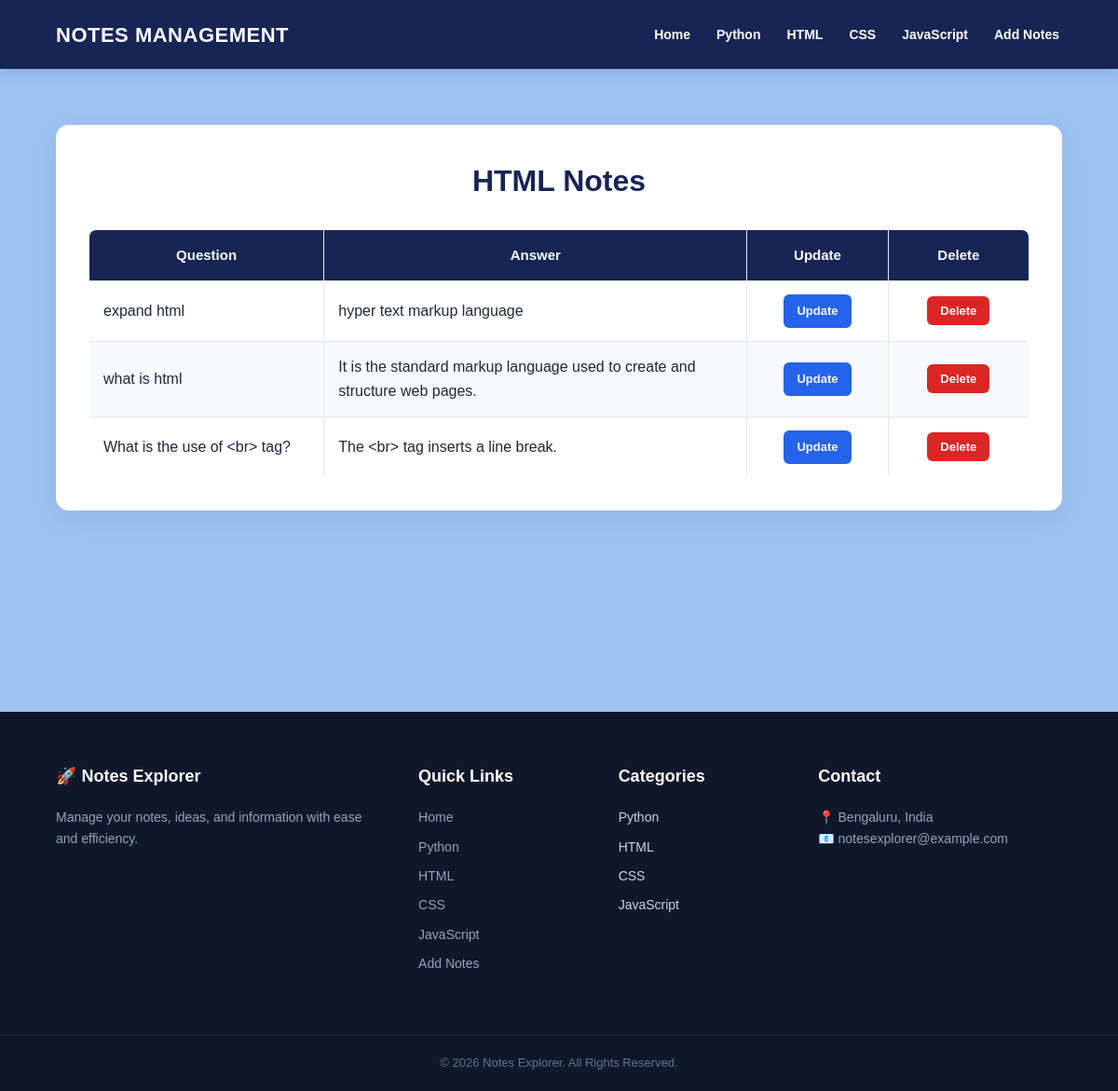
Page /notes_app/html/ on the committed database.
### notes_app/models.py (models this page shows, shortened)
class html(models.Model):
    question=models.CharField(max_length=200)
    answer=models.CharField(max_length=200)

### notes_app/views.py (the view)
# urls.py: path('html/', views.html_view, name='html'),
def html_view(request):
    a = HtmlNotes.objects.all()
    return render(request, 'html_notes.html', {'aa': a})

### templates/html_notes.html (shortened to what this page needs)
{% extends 'index.html' %}
{% block content %}
<section class="notes-section">
    <h2>HTML Notes</h2>
    <div class="table-container">
        <table>
            <thead>
                <tr>
                    <th>Question</th>
                    <th>Answer</th>
                    <th>Update</th>
                    <th>Delete</th>
                </tr>
            </thead>
            <tbody>
                {% for i in aa %}
                <tr>
                    <td>{{ i.question }}</td>
                    <td>{{ i.answer }}</td>
                    <td>
                        <a href="{% url 'update_html' i.pk %}">
                            Update
                        </a>
                    </td>
                    <td>
                        <form method="POST"
                              action="{% url 'delete_html' i.pk %}">
                            <button type="submit">
                                Delete
                            </button>
                        </form>
                    </td>
                </tr>
                {% empty %}
                <tr>
                    <td colspan="4">
                        No HTML notes found.
                    </td>
                </tr>
                {% endfor %}
            </tbody>
        </table>
    </div>
</section>
{% endblock content %}

### static/css/style.css (style rules this page uses)
* { margin: 0; padding: 0; box-sizing: border-box; }
html { scroll-behavior: smooth; }
body { font-family: Arial, Helvetica, sans-serif; background-color: #9dc3f3; color: #1e293b; line-height: 1.6; }
.notes-section { width: 90%; max-width: 1200px; margin: 60px auto; padding: 35px; background-color: white; border-radius: 14px; box-shadow: 0 8px 25px rgba(15, 23, 42, 0.08); }
.notes-section h2 { color: #172554; font-size: 32px; margin-bottom: 25px; text-align: center; }
.notes-section table { width: 100%; border-collapse: collapse; background-color: white; border-radius: 8px; overflow: hidden; border: 1px solid #e2e8f0; }
.notes-section th { background-color: #172554; color: white; padding: 15px; text-align: center; font-size: 15px; border: 1px solid #e2e8f0; }
.notes-section td { padding: 14px 15px; text-align: left; vertical-align: middle; border: 1px solid #e2e8f0; }
.notes-section tr:nth-child(even) { background-color: #f8fafc; }
.notes-section th:nth-child(1), .notes-section td:nth-child(1) { width: 25%; }
.notes-section th:nth-child(2), .notes-section td:nth-child(2) { width: 45%; }
.notes-section th:nth-child(3), .notes-section td:nth-child(3) { width: 15%; text-align: center; }
.notes-section th:nth-child(4), .notes-section td:nth-child(4) { width: 15%; text-align: center; }
.notes-section td a { display: inline-block; background-color: #2563eb; color: white; padding: 8px 14px; border-radius: 6px; text-decoration: none; font-weight: bold; font-size: 13px; transition: 0.3s; }
.notes-section td form { margin: 0; max-width: none; }
.notes-section td button { background-color: #dc2626; color: white; border: none; padding: 8px 14px; border-radius: 6px; cursor: pointer; font-weight: bold; font-size: 13px; transition: 0.3s; }
form { max-width: 700px; }
form button { padding: 11px 22px; border: none; border-radius: 7px; background-color: #2563eb; color: white; font-weight: bold; cursor: pointer; transition: 0.3s; }

### rows in the picture
html: question "expand html", answer "hyper text markup language"
html: question "what is html", answer "It is the standard markup language used to create and structure web pages."
html: question "What is the use of <br> tag?", answer "The <br> tag inserts a line break."
